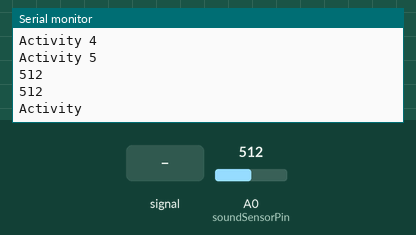
This sketch was run on a simulated Arduino Uno, built with avr-gcc and run on an emulated ATmega328P. Shown: the last lines printed to the serial monitor. The inputs (shaded band) are chosen by the test bench; at power-on: A0 (soundSensorPin) = 512.

Above: at 6.8 s.
6.9 s: A0 (soundSensorPin) fed a 200 Hz sine of ±81 counts around its level
13.7 s: A0 (soundSensorPin) set to 716
At 14.8 s:
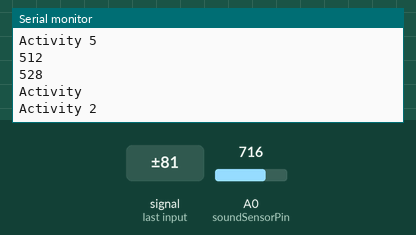
20.5 s: A0 (soundSensorPin) fed a 1000 Hz sine of ±255 counts around its level
27.3 s: A0 (soundSensorPin) set to 900
At 31.6 s:
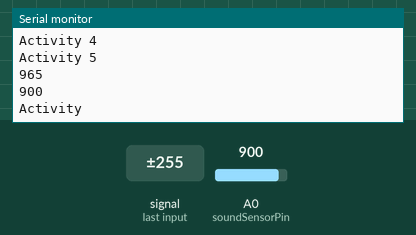
Timing chart, 0 to 33.1 s (numbered marks = the images above; inputs shaded):
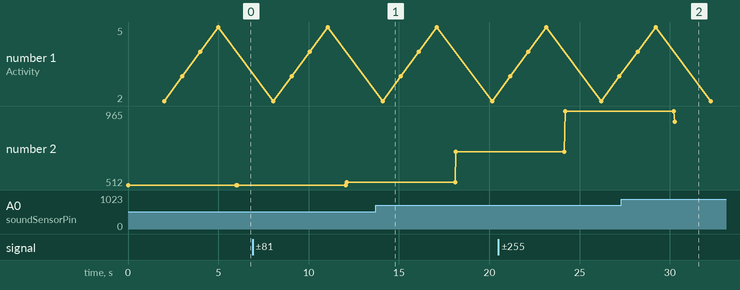

Measured:
- after the input at 27.3 s, the serial monitor: prints a new line after 3.0 s (image 2)
- plotted number 2: 512 → 528 after the input at 6.9 s, 528 → 716 after the input at 13.7 s, 716 → 965 after the input at 20.5 s, 965 → 900 after the input at 27.3 s

The sketch:

arduino_sound_sensor.ino
```cpp
const int soundSensorPin = A0;  // Analog pin to which the sensor is connected

void setup() {
  Serial.begin(9600);  // Initialize serial communication for debugging
}

void loop() {
  int sensorValue = analogRead(soundSensorPin);  // Read the analog value from the sensor

  Serial.println(sensorValue);


  if (sensorValue > 55) {
    Serial.println("Activity");
    delay(2000);
    Serial.println("Activity 2");
    delay(1000);
    Serial.println("Activity 3");
    delay(1000);
    Serial.println("Activity 4");
    delay(1000);
    Serial.println("Activity 5");
    delay(1000);
    Serial.println(sensorValue);
  }

  delay(50);  // Delay for 1 second before reading again
}
```
